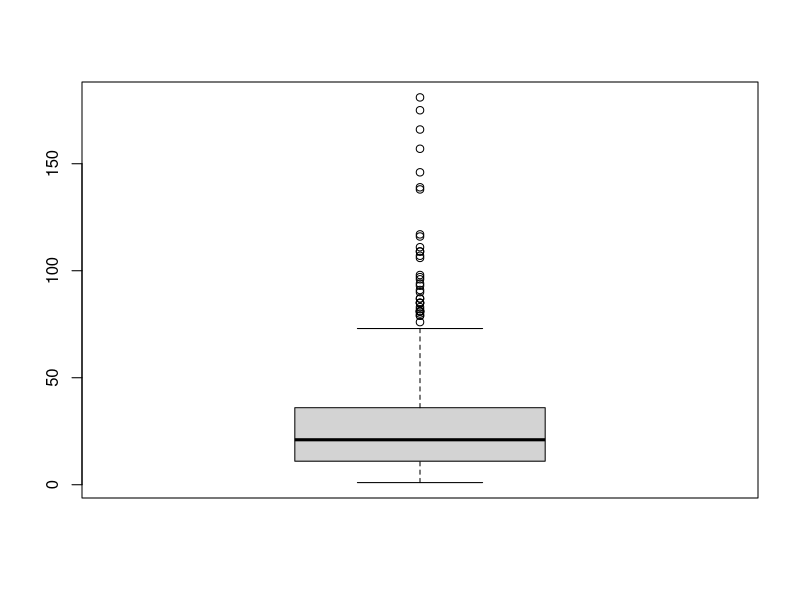

Generate this figure with R:
##################################################
## Project: Undergraduate Biostatistics 
## Script purpose: R practice
## Author: Ege Ulgen
##################################################

# read data ---------------------------------------------------------------
setwd("/Users/egeulgen/Documents/Teaching/MED131_21_22")

aids_df <- read.delim("data/aids_dataset.txt", sep = " ")

# print first 6 rows (default)
head(aids_df)

# print first 2 rows
head(aids_df, 2)

# print last 6 rows
tail(aids_df)

# mean/median/mode --------------------------------------------------------

# mean of age
mean(aids_df$age)

# mean of CD4 count at week 1
mean(aids_df$cd4_1)

# median of CD4 count at week 2
median(aids_df$cd4_2)

# mode of CD4 count at week 1
tbl <- table(aids_df$cd4_1)
sort(tbl, decreasing = TRUE)


# percentiles -------------------------------------------------------------

# 10th, 25th, 33rd and 78th percentiles of age
quantile(aids_df$age, probs = c(0.1, 0.25, 0.33, 0.78))


# spread ------------------------------------------------------------------
# range of CD4 counts at week 1
max(aids_df$cd4_1) - min(aids_df$cd4_1)

### IQR of CD4 counts at week 1
IQR(aids_df$cd4_1)

# Variance of CD4 counts at week 1
var(aids_df$cd4_1)

# Std. deviation of CD4 counts at week 1
sqrt(var(aids_df$cd4_1))
sd(aids_df$cd4_1)


# outliers ----------------------------------------------------------------
### Outliers for CD4 counts at weeek 1
boxplot(aids_df$cd4_1)

Q1 <- quantile(aids_df$cd4_1, 0.25)
Q3 <- quantile(aids_df$cd4_1, 0.75)

IQR_val <- IQR(aids_df$cd4_1)

UL <- Q3 + 1.5 * IQR_val
LL <- Q1 - 1.5 * IQR_val

aids_df$cd4_1[aids_df$cd4_1 > UL]
aids_df$cd4_1[aids_df$cd4_1 < LL]
aids_df$cd4_1[aids_df$cd4_1 > UL | aids_df$cd4_1 < LL]

# summary -----------------------------------------------------------------
summary(aids_df$cd4_1)

summary(aids_df)
